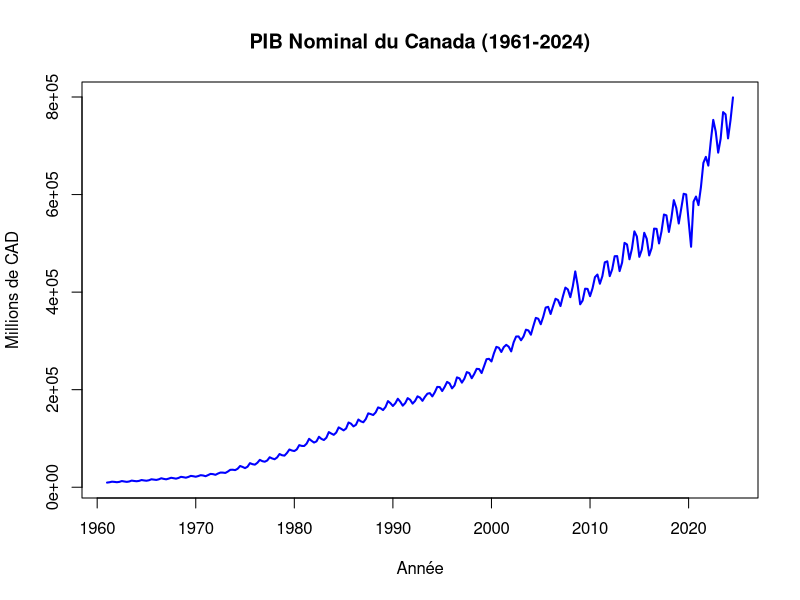
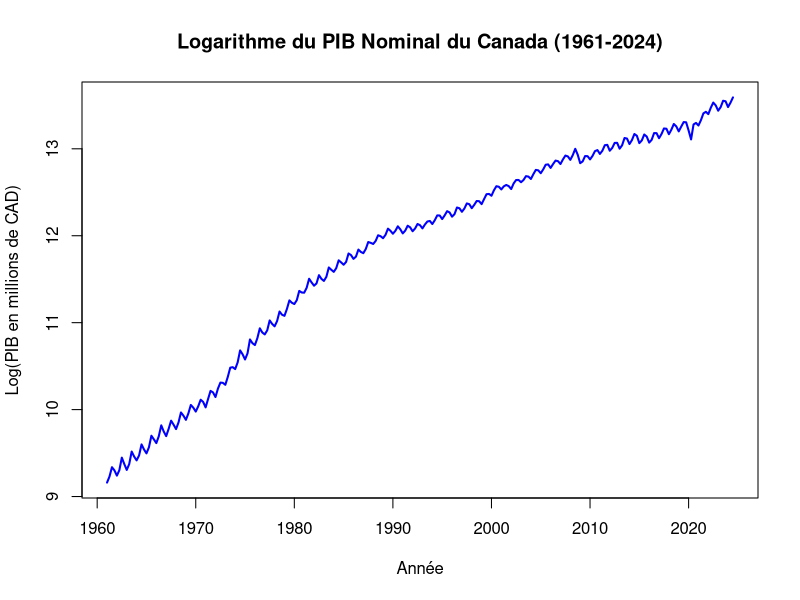
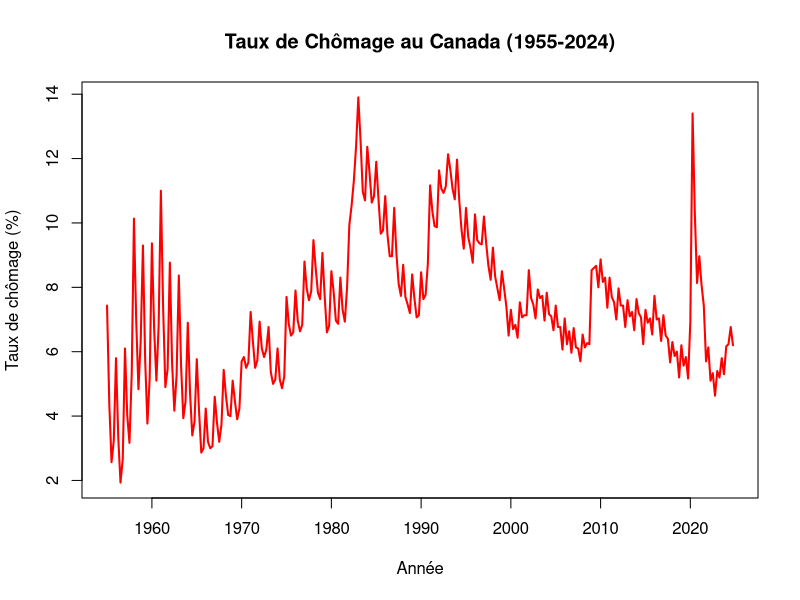
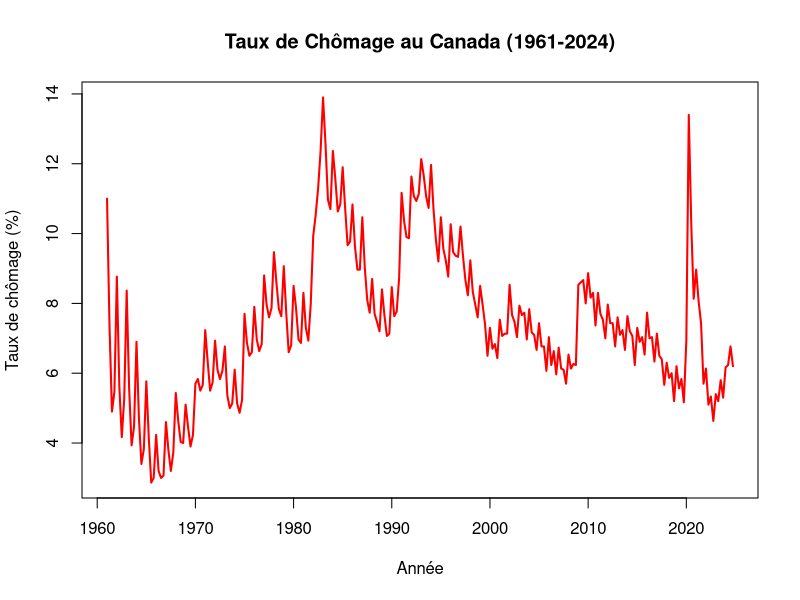
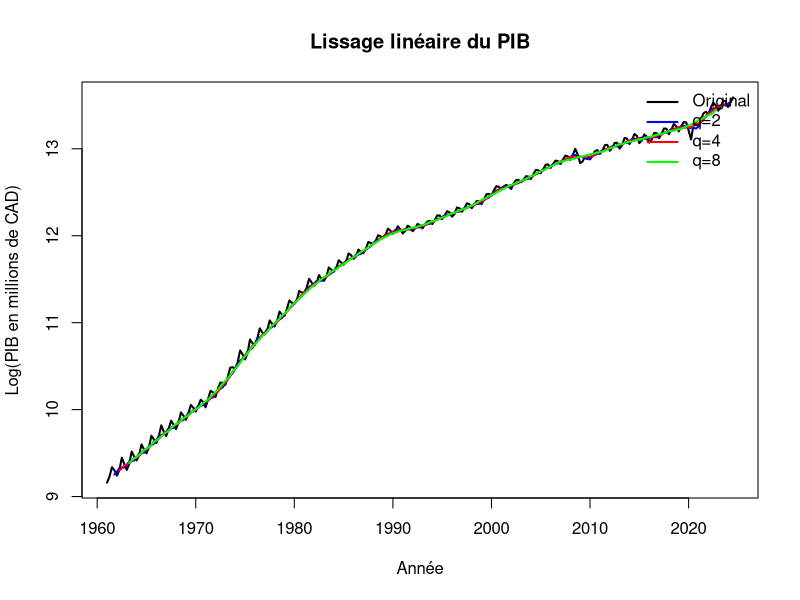
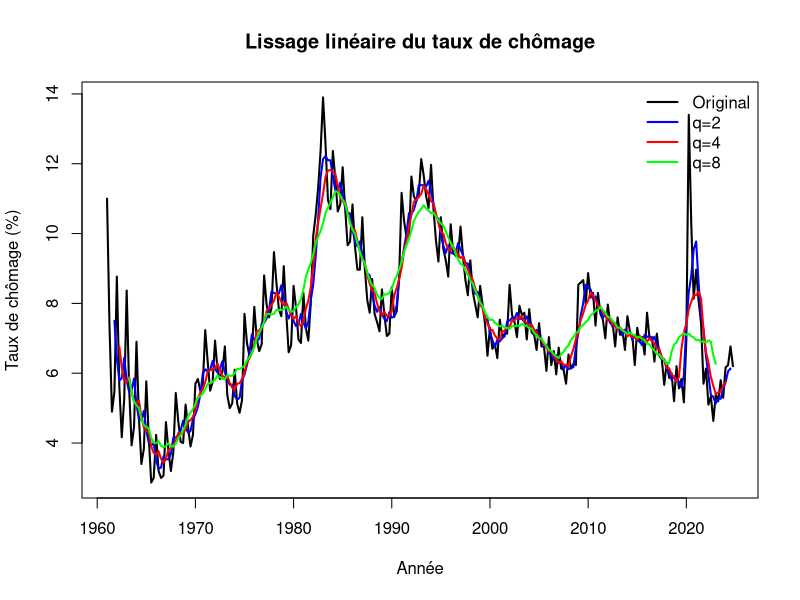
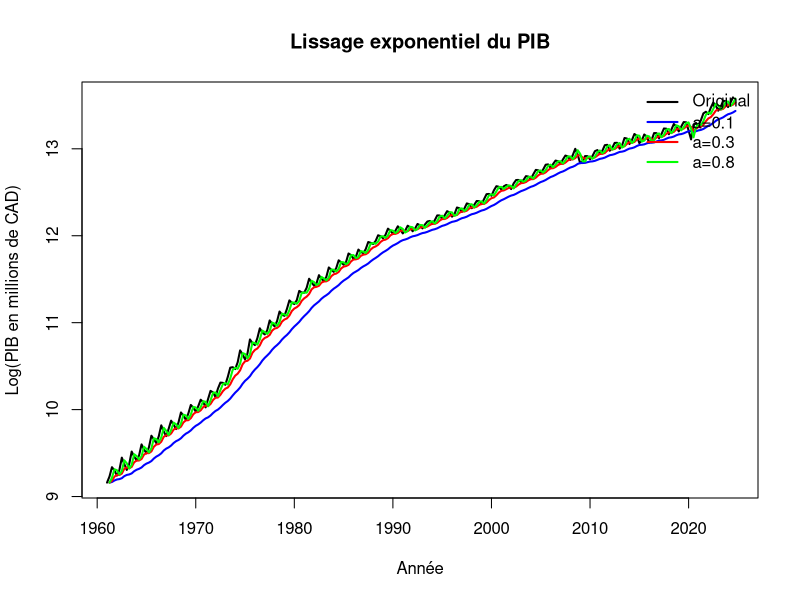
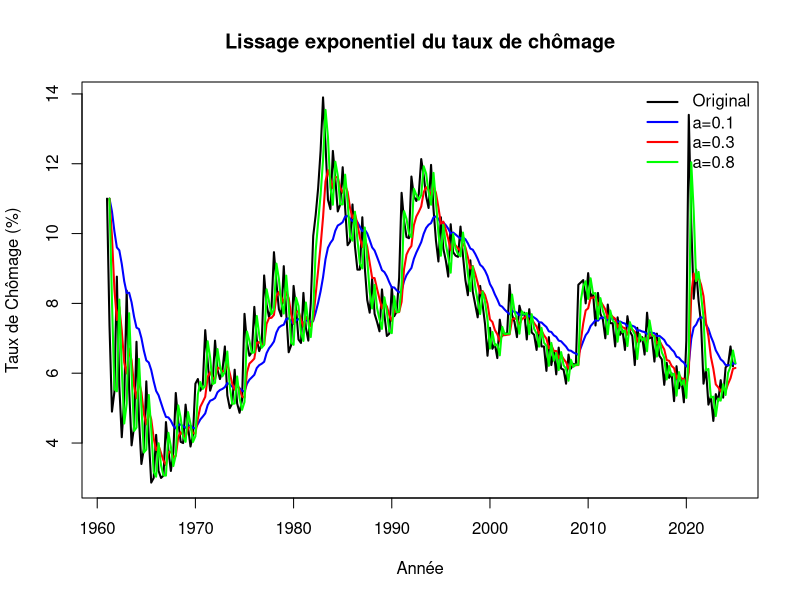

These figures' R source, in order:
## ---- chunk 1
data_gdp <- read.csv("NGDPNSAXDCCAQ.csv")

data_gdp$observation_date <- as.Date(data_gdp$observation_date)
gdp_ts <- ts( data_gdp$NGDPNSAXDCCAQ,
              start=c(1961,1),
              frequency = 4)
plot(gdp_ts, main = "PIB Nominal du Canada (1961-2024)",
     xlab = "Année", ylab = "Millions de CAD",
     col = "blue", lwd = 2)
## ---- chunk 2
data_gdp$log_gdp <- log(data_gdp$NGDPNSAXDCCAQ)

gdp_ts <- ts( data_gdp$log_gdp,
              start=c(1961,1),
              frequency = 4)
plot(gdp_ts, main = "Logarithme du PIB Nominal du Canada (1961-2024)",
     xlab = "Année", ylab = "Log(PIB en millions de CAD)",
     col = "blue", lwd = 2, type = "l")
## ---- chunk 3
summary_gdp <- data.frame(
 Statistique = c("Minimum", "1er Quartile", "Médiane", "Moyenne", "3ème Quartile", "Maximum","Écart-type"),
 Valeur = c(round(min(gdp_ts),2),
 round(quantile(gdp_ts, 0.25),2),
 round(median(gdp_ts),2),
 round(mean(gdp_ts),2),
 round(quantile(gdp_ts, 0.75),2),
 round(max(gdp_ts),2),
 round(sd(gdp_ts),2))
 )
data.frame(summary_gdp)

## ---- chunk 4
 # Valeurs manquantes
na_gdp <- sum(is.na(gdp_ts))
cat("Valeurs manquantes :",na_gdp)

## ---- chunk 5
data_unemp <- read.csv("LRUNTTTTCAQ156N.csv")

data_unemp$observation_date <- as.Date(data_unemp$observation_date)
unemp_ts <- ts( data_unemp$LRUNTTTTCAQ156N,
              start=c(1955,1),
              frequency = 4)
plot(unemp_ts, main = "Taux de Chômage au Canada (1955-2024)", 
     xlab = "Année", ylab = "Taux de chômage (%)",
     col = "red", lwd = 2, type = "l")
## ---- chunk 6
# Filtrer les données du taux de chômage pour ne garder que les observations de 1961 à 2024
data_unemp <- subset(data_unemp,observation_date >= "1961-01-01")
unemp_ts <- ts( data_unemp$LRUNTTTTCAQ156N,
              start=c(1961,1),
              frequency = 4)
plot(unemp_ts, main = "Taux de Chômage au Canada (1961-2024)", 
     xlab = "Année", ylab = "Taux de chômage (%)",
     col = "red", lwd = 2, type = "l")

## ---- chunk 7
# Statistiques descriptives du taux de chômage
summary_unemp <- data.frame(
 Statistique = c("Minimum", "1er Quartile", "Médiane", "Moyenne", "3ème Quartile", "Maximum","Écart-type"),
 Valeur = c(round(min(unemp_ts),2),
 round(quantile(unemp_ts, 0.25),2),
 round(median(unemp_ts),2),
 round(mean(unemp_ts),2),
 round(quantile(unemp_ts, 0.75),2),
 round(max(unemp_ts),2),
 round(sd(unemp_ts),2))
 )
data.frame(summary_unemp)

## ---- chunk 8
# Valeurs manquantes
na_unemp <- sum(is.na(unemp_ts))
cat("Valeurs manquantes :",na_unemp)

## ---- chunk 9
# Fonction de filtre par lissage linéaire
lissage_lineaire <- function(X, q) {
  N <- length(X)
  poids <- 1 / (2 * q + 1)
  indices <- (q+1):(N-q)
  X_filt <- rep(NA, N)
  for (i in indices) {
    X_filt[i] <- sum(X[(i-q):(i+q)] * poids)
  }
  return(X_filt)
}
## ---- chunk 10
# Création des séries lissées
lissage_q2 <- lissage_lineaire(gdp_ts, 2)
lissage_q4 <- lissage_lineaire(gdp_ts, 4)
lissage_q8 <- lissage_lineaire(gdp_ts, 8)

# Tracé du graphique avec la série originale et les trois courbes lissées
plot.ts(gdp_ts, 
        xlab = "Année", ylab = "Log(PIB en millions de CAD)", col = "black", 
        main = "Lissage linéaire du PIB", lwd = 2)

lines(ts(lissage_q2, start = c(1961, 2), frequency = 4), col = "blue", lwd = 2)
lines(ts(lissage_q4, start = c(1961, 2), frequency = 4), col = "red", lwd = 2)
lines(ts(lissage_q8, start = c(1961, 2), frequency = 4), col = "green", lwd = 2)

# Ajout de la légende
legend("topright", legend = c("Original", expression(paste(q,"=2")), 
                              expression(paste(q,"=4")), expression(paste(q,"=8"))),
       col = c("black", "blue", "red", "green"), lwd = 2, bty = "n")
## ---- chunk 11
# Création des séries lissées
lissage_q2 <- lissage_lineaire(unemp_ts, 2)
lissage_q4 <- lissage_lineaire(unemp_ts, 4)
lissage_q8 <- lissage_lineaire(unemp_ts, 8)

# Tracé du graphique avec la série originale et les trois courbes lissées
plot.ts(unemp_ts, 
        xlab = "Année", ylab = "Taux de chômage (%)", col = "black", 
        main = "Lissage linéaire du taux de chômage", lwd = 2)

lines(ts(lissage_q2, start = c(1961, 2), frequency = 4), col = "blue", lwd = 2)
lines(ts(lissage_q4, start = c(1961, 2), frequency = 4), col = "red", lwd = 2)
lines(ts(lissage_q8, start = c(1961, 2), frequency = 4), col = "green", lwd = 2)

# Ajout de la légende
legend("topright", legend = c("Original", "q=2", "q=4", "q=8"), 
       col = c("black", "blue", "red", "green"), lwd = 2, bty = "n")
## ---- chunk 12
# Fonction de filtre par lissage exponentiel
ExpSmooth <- function(x, alpha) {
  # Vérifier si alpha est dans une plage valide
  if (alpha <= 0 || alpha > 1)
  stop("alpha doit être compris entre 0 et 1.")
  # Pré-allouer et initialiser
  n <- length(x)
  Data <- numeric(n)
  Data[1] <- x[1]
  # Calculer les valeurs lissées de manière récursive
  for (i in 2:n) {
    Data[i] <- alpha * x[i] + (1 - alpha) * Data[i - 1]
  }
  return(Data)
}
## ---- chunk 13

# Création des séries lissées
exp_smooth_gdp_a1 <- ExpSmooth(gdp_ts, 0.1)
exp_smooth_gdp_a3 <- ExpSmooth(gdp_ts, 0.3)
exp_smooth_gdp_a8 <- ExpSmooth(gdp_ts, 0.8)

# Tracé du graphique avec la série originale et les trois courbes lissées
plot.ts(gdp_ts, 
        xlab = "Année", ylab = "Log(PIB en millions de CAD)", col = "black", 
        main = "Lissage exponentiel du PIB", lwd = 2)

lines(ts(exp_smooth_gdp_a1, start = c(1961, 2), frequency = 4), col = "blue", lwd = 2)
lines(ts(exp_smooth_gdp_a3, start = c(1961, 2), frequency = 4), col = "red", lwd = 2)
lines(ts(exp_smooth_gdp_a8, start = c(1961, 2), frequency = 4), col = "green", lwd = 2)

# Ajout de la légende
legend("topright", legend = c("Original", expression(paste(a,"=0.1")),
                              expression(paste(a,"=0.3")),
                              expression(paste(a,"=0.8"))),
       col = c("black", "blue", "red", "green"), lwd = 2, bty = "n")

## ---- chunk 14

# Création des séries lissées
exp_smooth_a1 <- ExpSmooth(unemp_ts, 0.1)
exp_smooth_a3 <- ExpSmooth(unemp_ts, 0.3)
exp_smooth_a8 <- ExpSmooth(unemp_ts, 0.8)

# Tracé du graphique avec la série originale et les trois courbes lissées
plot.ts(unemp_ts, 
        xlab = "Année", ylab = "Taux de Chômage (%)", col = "black", 
        main = "Lissage exponentiel du taux de chômage", lwd = 2)

lines(ts(exp_smooth_a1, start = c(1961, 2), frequency = 4), col = "blue", lwd = 2)
lines(ts(exp_smooth_a3, start = c(1961, 2), frequency = 4), col = "red", lwd = 2)
lines(ts(exp_smooth_a8, start = c(1961, 2), frequency = 4), col = "green", lwd = 2)

# Ajout de la légende
legend("topright", legend = c("Original", expression(paste(a,"=0.1")),
                              expression(paste(a,"=0.3")),
                              expression(paste(a,"=0.8"))),
       col = c("black", "blue", "red", "green"), lwd = 2, bty = "n")

## ---- chunk 15
# Résidus lissage linéaire
resid_lin_2=gdp_ts-lissage_lineaire(gdp_ts,4)

plot(resid_lin_2, xlab = "Année", ylab = "Résidus linéaires", main = "Résidus du lissage linéaire du PIB", col = "blue", type = "l")
abline(h = 0, col = "red", lty = 2) # Ajout d'une ligne horizontale à 0 # Affichage des résidus
## ---- chunk 16
cat ("Moyenne des résidus du lissage linéaire : ", mean(na.omit(resid_lin_2)),"\n" ) # Moyenne des résidus
## ---- chunk 17
# Résidus lissage exponentiel
resid_exp_2=gdp_ts-ExpSmooth(gdp_ts,0.3)

plot(resid_exp_2, xlab = "Année", ylab = "Résidus linéaires", main = "Résidus du lissage exponentiel du PIB", col = "blue", type = "l")
abline(h = 0, col = "red", lty = 2) # Ajout d'une ligne horizontale à 0 # Affichage des résidus
## ---- chunk 18
cat ("Moyenne des résidus du lissage exponentiel : ",mean(resid_exp_2), "\n")  # Moyenne des résidus
## ---- chunk 19
# Résidus lissage linéaire
resid_lin_1=unemp_ts-lissage_lineaire(unemp_ts,4)

plot(resid_lin_1, xlab = "Année", ylab = "Résidus linéaires", main = "Résidus du lissage linéaire du taux de chômage", col = "blue", type = "l")
abline(h = 0, col = "red", lty = 2) # Ajout d'une ligne horizontale à 0

## ---- chunk 20
cat("Moyenne des résidus du lissage linéaire : ", mean(na.omit(resid_lin_1)), "\n")

## ---- chunk 21
# Résidus lissage exponentiel
resid_exp_1=unemp_ts-ExpSmooth(unemp_ts,0.3)

plot(resid_exp_1, xlab = "Année", ylab = "Résidus exponentiels", main = "Résidus du lissage exponentiel du taux de chômage", col = "green", type = "l")
abline(h = 0, col = "red", lty = 2) # Ajout d'une ligne horizontale à 0

#Affichage des résidus
## ---- chunk 22
cat ("Moyenne des résidus du lissage exponentiel du taux de chômage :",mean(resid_exp_1),  "\n") # Moyenne des résidus
## ---- chunk 23
# Série 2 filtrée
TS2_filtered = lissage_lineaire(gdp_ts,4)

plot(TS2_filtered, xlab = "Année", ylab = "PIB (filtré)", 
     main = "Série du PIB après lissage linéaire", col = "blue", type = "l")
## ---- chunk 24
TS2_residual = gdp_ts-TS2_filtered
cat("La moyenne des résidus est :",mean(na.omit(TS2_residual)),"et la variance des résidus est :",var(na.omit(TS2_residual)))
## ---- chunk 25
# Série 1 filtrée 
TS1_filtered = lissage_lineaire(unemp_ts,4)
# Série filtrée du taux de chômage
plot(TS1_filtered, xlab = "Année", ylab = "Taux de chômage (filtré)", 
     main = "Série du taux de chômage après lissage linéaire", col = "red", type = "l")
## ---- chunk 26
TS1_residual=unemp_ts-TS1_filtered
cat("La moyenne des résidus est :",mean(na.omit(TS1_residual)),"et la variance des résidus est :",var(na.omit(TS1_residual)))
## ---- chunk 27
plot(TS1_residual, xlab = "Année", ylab = "Résidus", 
     main = "Résidus du modèle pour le PIB", col = "red", type = "l")
abline(h=0, col="black", lty=2) # Ligne horizontale à 0
## ---- chunk 28
plot(TS2_residual, xlab = "Année", ylab = "Résidus", 
     main = "Résidus du modèle pour le taux de chômage", col = "blue", type = "l")
abline(h=0, col="black", lty=2)
## ---- chunk 29
diff1_gdp <- diff(data_gdp$log_gdp)

plot(data_gdp$observation_date[-c(1)], diff1_gdp, type="l", col="blue",
    xlab="Année", ylab="Diff(PIB)", main="Différenciation Ordre 1")

## ---- chunk 30
diff4_gdp <- diff(data_gdp$log_gdp, 4)
plot(data_gdp$observation_date[-(1:4)], diff4_gdp, type="l", col="blue",
    xlab="Année", ylab="Diff(PIB)", main="Différenciation Ordre 4")
## ---- chunk 31
diff_gdp=diff(diff4_gdp)
plot(data_gdp$observation_date[-(1:5)], diff_gdp, type="l", col="blue",
    xlab="Année", ylab="Diff(PIB)", main="Différenciation Ordre 4+1")
## ---- chunk 32
diff1_unemp <- diff(data_unemp$LRUNTTTTCAQ156N)

plot(data_unemp$observation_date[-c(1)], diff1_unemp, type="l", col="red",
    xlab="Année", ylab="Diff(Chômage)", main="Différenciation Ordre 1")
## ---- chunk 33
diff4_unemp <- diff(data_unemp$LRUNTTTTCAQ156N,4)
plot(data_unemp$observation_date[-c(1:4)], diff4_unemp, type="l", col="red",
    xlab="Année", ylab="Diff(Chômage)", main="Différenciation Ordre 4")
## ---- chunk 34
diff_unemp <- diff(diff4_unemp)
plot(data_unemp$observation_date[-c(1:5)], diff_unemp, type="l", col="red",
    xlab="Année", ylab="Diff(Chômage)", main="Différenciation d'ordre 4 + 1")
## ---- chunk 35
cat("Moyenne de la différenciation d'Ordre 5 du PIB :", mean(diff_gdp), "\n")
cat("Variance de la différenciation d'Ordre 5 du PIB :", var(diff_gdp), "\n")
cat("Moyenne de la différenciation d'Ordre 5 du Chômage :", mean(diff_unemp), "\n")
cat("Variance de la différenciation d'Ordre 5 du Chômage :", var(diff_unemp), "\n")


## ---- chunk 36
# Fonction complètement manuelle pour le test de Ljung-Box
custom_ljung_box <- function(residuals, h) {
  n <- length(residuals)
  mean_resid <- mean(residuals)
  
  # Calcul manuel des autocorrélations
  acf_values <- numeric(h)
  for (k in 1:h) {
    numerator <- 0
    denominator <- 0
    for (t in (k+1):n) {
      numerator <- numerator + (residuals[t] - mean_resid) * (residuals[t-k] - mean_resid)
    }
    for (t in 1:n) {
      denominator <- denominator + (residuals[t] - mean_resid)^2
    }
    acf_values[k] <- numerator / denominator
  }
  
  # Calcul de la statistique Q
  Q <- n * (n + 2) * sum(acf_values^2 / (n - 1:h))
  
  # Calcul manuel de la p-value (approximation Khi-deux)
  df <- h
  x <- Q
  p_value <- exp(-x/2) * (x/2)^(df/2) / (2 * gamma(df/2)) # Fonction de densité
  p_value <- 1 - p_value # Approximation pour la fonction de répartition
  
  return(list(Q = Q, p_value = p_value))
}

## ---- chunk 37
lb_test_gdp <-custom_ljung_box(diff_gdp, h = 1)
cat("Statistique Q :", lb_test_gdp$Q, "| p-value :", lb_test_gdp$p_value)
## ---- chunk 38
lb_test_unemp <-custom_ljung_box(diff_unemp, h = 1)
cat("Statistique Q :", lb_test_unemp$Q, "| p-value :", lb_test_unemp$p_value)
## ---- chunk 39
par(mfrow = c(1,2))
plot(data_gdp$observation_date[-(1:5)], diff_gdp, type="l", col="blue",
    xlab="Année", ylab="Diff(PIB)", main="Différenciation Ordre 4 +1")

plot(data_unemp$observation_date[-c(1:5)], diff_unemp, type="l", col="red",
    xlab="Année", ylab="Diff(Chômage)", main="Différenciation Ordre 4 + 1")
## ---- chunk 40
#Fonction d'autocorrélation
autocorr <- function(X, hmax){
  N <- length(X)
  hmax <- min(hmax,N-1)
  autocorr <- rep(0,hmax + 1)
  for(h in 0:hmax){
    autocorr[h+1] <- cor(X[1:(N-h)],X[(h+1):N])
  }
  return(autocorr)
}

h_max=20
n= length(diff_gdp)
# Calcul des autocorrélations
acf_result <- acf(diff_gdp, lag.max = h_max, plot = FALSE)
acf_values <- acf_result$acf[-1]  # On enlève h=0 qui est toujours 1

# Initialisation des vecteurs pour les statistiques de Ljung-Box et IC
Q_lb <- numeric(h_max)
p_values <- numeric(h_max)
lower_conf <- numeric(h_max)
upper_conf <- numeric(h_max)

# Calcul du test de Ljung-Box et des IC pour chaque lag
for (h in 1:h_max) {
  Q_lb[h] <- n * (n + 2) * sum(acf_values[1:h]^2 / (n - (1:h)))  # Statistique de Ljung-Box
  p_values[h] <- 1 - pchisq(Q_lb[h], df = h)  # p-value associée
  chi_crit <- qchisq(0.975, df = h)  # Quantile 97.5% de la loi Khi²
  lower_conf[h] <- -sqrt(chi_crit / n)
  upper_conf[h] <- sqrt(chi_crit / n)
  
}


significant <- (acf_values < lower_conf) | (acf_values > upper_conf)

# Tracé du graphique avec tous les points et intervalles de confiance
par(mfrow = c(1, 1))
plot(1:h_max, acf_values, type = "h", lwd = 2, col = ifelse(significant, "red", "blue"),
     main = "Autocorrélation avec Intervalles de Confiance", 
     xlab = "h", ylab = expression(paste(gamma,"(h)")), ylim = c(-1,1))
abline(h = 0, col = "black", lty = 2)  # Ligne horizontale pour 0

# Ajouter les intervalles de confiance sous forme de lignes horizontales
lines(1:h_max, lower_conf, col = "red", lty = 2)
lines(1:h_max, upper_conf, col = "red", lty = 2)

# Ajouter les points colorés
points(1:h_max, acf_values, pch = 16, col = ifelse(significant, "red", "blue"))

# Affichage des intervalles de confiance sous forme de segments verticaux
arrows(1:h_max, lower_conf, 1:h_max, upper_conf, angle = 90, code = 3, length = 0.05, col = "darkgray")
## ---- chunk 41
h_max=20
n= length(diff_unemp)
# Calcul des autocorrélations
acf_result <- acf(diff_unemp, lag.max = h_max, plot = FALSE)
acf_values <- acf_result$acf[-1]  # On enlève h=0 qui est toujours 1

# Initialisation des vecteurs pour les statistiques de Ljung-Box et IC
Q_lb <- numeric(h_max)
p_values <- numeric(h_max)
lower_conf <- numeric(h_max)
upper_conf <- numeric(h_max)

# Calcul du test de Ljung-Box et des IC pour chaque lag
for (h in 1:h_max) {
  Q_lb[h] <- n * (n + 2) * sum(acf_values[1:h]^2 / (n - (1:h)))  # Statistique de Ljung-Box
  p_values[h] <- 1 - pchisq(Q_lb[h], df = h)  # p-value associée
  chi_crit <- qchisq(0.975, df = h)  # Quantile 97.5% de la loi Khi²
  lower_conf[h] <- -sqrt(chi_crit / n)
  upper_conf[h] <- sqrt(chi_crit / n)
  
}


significant <- (acf_values < lower_conf) | (acf_values > upper_conf)

# Tracé du graphique avec tous les points et intervalles de confiance
par(mfrow = c(1, 1))
plot(1:h_max, acf_values, type = "h", lwd = 2, col = ifelse(significant, "red", "blue"),
     main = "Autocorrélation avec Intervalles de Confiance", 
     xlab = "h", ylab = expression(paste(gamma,"(h)")), ylim = c(-1,1))
abline(h = 0, col = "black", lty = 2)  # Ligne horizontale pour 0

# Ajouter les intervalles de confiance sous forme de lignes horizontales
lines(1:h_max, lower_conf, col = "red", lty = 2)
lines(1:h_max, upper_conf, col = "red", lty = 2)

# Ajouter les points colorés
points(1:h_max, acf_values, pch = 16, col = ifelse(significant, "red", "blue"))

# Affichage des intervalles de confiance sous forme de segments verticaux
arrows(1:h_max, lower_conf, 1:h_max, upper_conf, angle = 90, code = 3, length = 0.05, col = "darkgray")
## ---- chunk 42
# Fonction pour calculer l'ACF
compute_acf <- function(series, lags) {
  n <- length(series)
  mean_series <- mean(series)
  var_series <- var(series)
  acf_values <- numeric(lags + 1)
  
  for (h in 0:lags) {
    num <- sum((series[1:(n-h)] - mean_series) * (series[(h+1):n] - mean_series))
    acf_values[h + 1] <- num / ((n - h) * var_series)
  }
  
  return(acf_values)
}

# Fonction pour calculer la PACF en utilisant la méthode de Durbin-Levinson
compute_pacf <- function(series, lags) {
  pacf_values <- numeric(lags + 1)
  pacf_values[1] <- 1
  
  for (h in 1:lags) {
    acf_values <- compute_acf(series, h)
    R <- matrix(0, nrow = h, ncol = h)
    r <- acf_values[2:(h+1)]
    
    for (i in 1:h) {
      for (j in 1:h) {
        if (abs(i - j) == 0) {
          R[i, j] <- 1
        } else {
          R[i, j] <- acf_values[abs(i - j) + 1]
        }
      }
    }
    
    phi <- solve(R, r)
    pacf_values[h + 1] <- phi[h]
  }
  
  return(pacf_values)
}

# Fonction pour calculer les seuils de significativité
compute_confidence_intervals <- function(n, alpha) {
  return(qnorm((1 + alpha) / 2) / sqrt(n))
}

# Fonction pour tracer l'ACF et la PACF avec intervalles de confiance
compute_acf_pacf <- function(series, lags = 20, alpha_levels = c(0.9, 0.95, 0.99), acf_main = 'Autocorrélation (ACF)', pacf_main = 'Autocorrélation partielle (PACF)') {
  acf_values <- compute_acf(series, lags)
  pacf_values <- compute_pacf(series, lags)
  n <- length(series)
  colors <- c('blue', 'green', 'purple')
  
  par(mfrow = c(1, 2))
  
  # Tracer l'ACF avec intervalles de confiance
  plot(0:lags, acf_values, type = 'h', main = acf_main, xlab = 'Lag', ylab = 'ACF')
  abline(h = 0, col = 'red')
  
  for (i in seq_along(alpha_levels)) {
    threshold <- compute_confidence_intervals(n, alpha_levels[i])
    abline(h = c(-threshold, threshold), col = colors[i], lty = 2)
  }
  legend('topright', legend = paste0('IC ', alpha_levels * 100, '%'), col = colors, lty = 2, title = 'Intervalles de confiance')
  
  # Tracer la PACF avec intervalles de confiance
  plot(0:lags, pacf_values, type = 'h', main = pacf_main, xlab = 'Lag', ylab = 'PACF')
  abline(h = 0, col = 'red')
  
  for (i in seq_along(alpha_levels)) {
    threshold <- compute_confidence_intervals(n, alpha_levels[i])
    abline(h = c(-threshold, threshold), col = colors[i], lty = 2)
  }
  legend('topright', legend = paste0('IC ', alpha_levels * 100, '%'), col = colors, lty = 2, title = 'Intervalles de confiance')
}

## ---- chunk 43
compute_acf_pacf(diff_gdp,20, acf_main = "Série différenciée du PIB", pacf_main = "Série différenciée du PIB")

## ---- chunk 44
compute_acf_pacf(diff_unemp,20, acf_main = "Série différenciée du Chômage", pacf_main = "Série différenciée du Chômage")
## ---- chunk 45

train_size <- round(0.8 * length(diff_gdp)) # 80% pour l’entraînement

train_gdp <- diff_gdp[1:train_size]
test_gdp <- diff_gdp[(train_size + 1):length(diff_gdp)]

train_unemp <- diff_unemp[1:train_size]
test_unemp <- diff_unemp[(train_size + 1):length(diff_unemp)]


## ---- chunk 46
library(stats) #(a enlever )
# include=FALSE
# Estimation du modèle ARMA(4,4) pour le PIB
model_gdp_44 <- arima(train_gdp, order = c(4,0,4), method = "ML")

model_gdp_44
cat("BIC gdp:", BIC(model_gdp_44), "\n")

## ---- chunk 47
plot_acf <- function(series, lags = 20, alpha_levels = 0.95, main_title = "Autocorrélation (ACF)") {
  acf_values <- compute_acf(series, lags)
  n <- length(series)
  colors <- "blue"
  
  plot(0:lags, acf_values, type = "h", main = main_title, xlab = "Lag", ylab = "ACF", ylim = c(-1, 1))
  abline(h = 0, col = "red")
  
  for (i in seq_along(alpha_levels)) {
    threshold <- compute_confidence_intervals(n, alpha_levels[i])
    abline(h = c(-threshold, threshold), col = colors[i], lty = 2)
  }
  
  legend("topright", legend = paste0("IC ", alpha_levels * 100, "%"), col = colors, lty = 2, title = "Intervalle de confiance")
}

## ---- chunk 48

plot_acf(residuals(model_gdp_44), main_title = "ACF des Résidus du Modèle ARMA(4,4) - PIB")
## ---- chunk 49
# Test de Ljung-Box pour vérifier l'indépendance des résidus
lb_test_gdp <- custom_ljung_box(residuals(model_gdp_44),20)
cat("Statistique Q :", lb_test_gdp$Q, "| p-value :", lb_test_gdp$p_value)
## ---- chunk 50
# Fonction pour compter les turning points
turning_points_test <- function(x) {
  n <- length(x)
  tp <- sum(diff(sign(diff(x))) != 0, na.rm = TRUE)
  mu <- 2 * (n - 2) / 3
  sigma <- sqrt((16 * n - 29) / 90)
  z <- (tp - mu) / sigma
  pval <- 2 * pnorm(-abs(z))
  return(list(turning_points = tp, z = z, p.value = pval))
}

# Application aux résidus
tp_test <- turning_points_test(residuals(model_gdp_44))
cat("Turning Points:", tp_test$turning_points, "| z-score:", tp_test$z, "| p-value:", tp_test$p.value)
## ---- chunk 51
model_gdp_34 <- arima(train_gdp, order = c(3, 0, 4), method = "ML")
model_gdp_34
cat("BIC gdp:", BIC(model_gdp_34), "\n")  # Comparer avec -1045.219 (BIC original)
## ---- chunk 52

plot_acf(residuals(model_gdp_34), main_title ="ACF des Résidus du Modèle ARMA(3,4) - PIB")

## ---- chunk 53
# Test de Ljung-Box pour vérifier l'indépendance des résidus
lb_test_gdp <- custom_ljung_box(residuals(model_gdp_34),20)
cat("Statistique Q :", lb_test_gdp$Q, "| p-value :", lb_test_gdp$p_value)
## ---- chunk 54
# Application aux résidus
tp_test <- turning_points_test(residuals(model_gdp_34))
cat("Turning Points:", tp_test$turning_points, "| z-score:", tp_test$z, "| p-value:", tp_test$p.value)
## ---- chunk 55
# Estimation du modèle ARMA(4,4) pour le taux de chômage
model_unemp_44 <- arima(train_unemp, order = c(4,0,4), method = "ML")
model_unemp_44
BIC_value <- BIC(model_unemp_44)
cat("BIC unemp:", BIC_value, "\n")

## ---- chunk 56

plot_acf(residuals(model_unemp_44), main_title = "ACF des Résidus du Modèle ARMA(4,4) - Chômage" )

## ---- chunk 57
lb_test_gdp <- custom_ljung_box(residuals(model_unemp_44),20)
cat("Statistique Q :", lb_test_gdp$Q, "| p-value :", lb_test_gdp$p_value)
## ---- chunk 58
tp_test <- turning_points_test(residuals(model_unemp_44))
cat("Turning Points:", tp_test$turning_points, "| z-score:", tp_test$z, "| p-value:", tp_test$p.value)
## ---- chunk 59
model_unemp_14 <- arima(train_unemp, order = c(1, 0, 4), method = "ML")  # MA(4) seul
model_unemp_14

cat("BIC unemp:", BIC(model_unemp_14), "\n") # Comparer avec 268.5994
## ---- chunk 60

plot_acf(residuals(model_unemp_14), main_title="ACF des Résidus du Modèle ARMA(1,4) - Chômage")
         
## ---- chunk 61
# Test de Ljung-Box pour vérifier l'indépendance des résidus
lb_test_unemp <- custom_ljung_box(residuals(model_unemp_14),20)
cat("Statistique Q :", lb_test_unemp$Q, "| p-value :", lb_test_unemp$p_value)
## ---- chunk 62
tp_test <- turning_points_test(residuals(model_unemp_14))
cat("Turning Points:", tp_test$turning_points, "| z-score:", tp_test$z, "| p-value:", tp_test$p.value)
## ---- chunk 63
extract_model_info <- function(model) {
  coefs <- coef(model)
  errors <- sqrt(diag(vcov(model)))
  
  result <- data.frame(
    Parameter = names(coefs),
    Estimate = round(coefs, 4),
    StdError = round(errors, 4)
  )
  
  return(result)
}

# Extraction des informations pour les modèles PIB
pib_44 <- extract_model_info(model_gdp_44)
pib_34 <- extract_model_info(model_gdp_34)

# Fusion des modèles PIB en un seul tableau
pib_models <- merge(pib_44, pib_34, by = "Parameter", all = TRUE, suffixes = c("_PIB_ARMA(4,4)", "_PIB_ARMA(3,4)"))

# Extraction des informations pour les modèles du taux de chômage
unemp_44 <- extract_model_info(model_unemp_44)
unemp_14 <- extract_model_info(model_unemp_14)

# Fusion des modèles du taux de chômage en un seul tableau
unemp_models <- merge(unemp_44, unemp_14, by = "Parameter", all = TRUE, suffixes = c("_Unemp_ARMA(4,4)", "_Unemp_ARMA(1,4)"))

# Affichage des tableaux
print(pib_models, row.names = FALSE)


## ---- chunk 64
print(unemp_models, row.names = FALSE)
## ---- chunk 65
# Fonction pour calculer l'AIC et le BIC sur entraînement et test
compute_aic_bic <- function(model, train_data, test_data) {
  # (1) AIC et BIC sur entraînement
  aic_train <- AIC(model)
  bic_train <- BIC(model)
  
  # (2) Calcul du log-vraisemblance sur test
  residuals_test <- test_data - predict(model, n.ahead = length(test_data))$pred
  sigma2_test <- var(residuals_test)  # Variance des résidus
  loglik_test <- -0.5 * length(test_data) * log(2 * pi * sigma2_test) - sum(residuals_test^2) / (2 * sigma2_test)
  
  # Nombre de paramètres
  k <- length(coef(model))
  
  # AIC et BIC sur test
  aic_test <- -2 * loglik_test + 2 * k
  bic_test <- -2 * loglik_test + log(length(test_data)) * k
  
  return(c(AIC_train = aic_train, BIC_train = bic_train, AIC_test = aic_test, BIC_test = bic_test))
}

# Calcul des critères pour chaque modèle
stats_gdp_44 <- compute_aic_bic(model_gdp_44, train_gdp, test_gdp)
stats_gdp_34 <- compute_aic_bic(model_gdp_34, train_gdp, test_gdp)
stats_unemp_44 <- compute_aic_bic(model_unemp_44, train_unemp, test_unemp)
stats_unemp_14 <- compute_aic_bic(model_unemp_14, train_unemp, test_unemp)



# Affichage des résultats
print("AIC et BIC pour entraînement et test :")
print(data.frame(Model = c("PIB ARMA(4,4)", "PIB ARMA(3,4)", "Unemp ARMA(4,4)", "Unemp ARMA(1,4)"),
                 AIC_Train = c(stats_gdp_44["AIC_train"], stats_gdp_34["AIC_train"], stats_unemp_44["AIC_train"], stats_unemp_14["AIC_train"]),
                 BIC_Train = c(stats_gdp_44["BIC_train"], stats_gdp_34["BIC_train"], stats_unemp_44["BIC_train"], stats_unemp_14["BIC_train"]),
                 AIC_Test = c(stats_gdp_44["AIC_test"], stats_gdp_34["AIC_test"], stats_unemp_44["AIC_test"], stats_unemp_14["AIC_test"]),
                 BIC_Test = c(stats_gdp_44["BIC_test"], stats_gdp_34["BIC_test"], stats_unemp_44["BIC_test"], stats_unemp_14["BIC_test"])))


## ---- chunk 66
# (2) Test du ratio de vraisemblance entre deux modèles
lr_test <- function(model1, model2) {
  L1 <- logLik(model1)
  L2 <- logLik(model2)
  test_stat <- -2 * (L2 - L1)
  df <- abs(length(coef(model1)) - length(coef(model2)))  # Différence de paramètres
  p_value <- 1 - pchisq(test_stat, df)
  return(c(Statistic = test_stat, p_value = p_value))
}

# Comparaison seulement entre PIB_ARMA(4,4) et PIB_ARMA(3,4)
lr_gdp_44_34 <- lr_test(model_gdp_44, model_gdp_34)

# Comparaison entre Unemp_ARMA(4,4) et Unemp_ARMA(1,4)
lr_unemp_44_14 <- lr_test(model_unemp_44, model_unemp_14)

# Affichage des résultats du test du ratio de vraisemblance
print("Test du ratio de vraisemblance :")
print(data.frame(Model_1 = c("PIB_ARMA(4,4)", "Unemp_ARMA(4,4)"),
                 Model_2 = c("PIB_ARMA(3,4)", "Unemp_ARMA(1,4)"),
                 Statistic = c(lr_gdp_44_34["Statistic"], lr_unemp_44_14["Statistic"]),
                 p_value = c(lr_gdp_44_34["p_value"], lr_unemp_44_14["p_value"])))

## ---- chunk 67
# Fonction pour évaluer les modèles
evaluer_modeles <- function(model, train, test, nom_serie, ordre) {
  fitted_values <- fitted(model)
  predictions <- predict(model, n.ahead = length(test))$pred
  
  data.frame(
    Série = nom_serie,
    Modèle = paste0("ARMA(", ordre[1], ",", ordre[2], ")"),
    MSE_Train = mean((train - fitted_values)^2),
    MSE_Test = mean((test - predictions)^2)
  )
}

# Évaluation des modèles PIB (sans ARMA(2,2))
results_pib <- rbind(
  evaluer_modeles(model_gdp_44, train_gdp, test_gdp, "PIB", c(4,4)),
  evaluer_modeles(model_gdp_34, train_gdp, test_gdp, "PIB", c(3,4))
)

# Évaluation des modèles Chômage
results_unemp <- rbind(
  evaluer_modeles(model_unemp_44, train_unemp, test_unemp, "Chômage", c(4,4)),
  evaluer_modeles(model_unemp_14, train_unemp, test_unemp, "Chômage", c(1,4))
)

# Combinaison des résultats
results_finaux <- rbind(results_pib, results_unemp)

# Affichage professionnel
cat("\nAnalyse Comparative des Performances Prédictives\n")
cat("==============================================\n")
cat("Modèles PIB:\n")
print(subset(results_finaux, Série == "PIB"), row.names = FALSE)
cat("\nModèles Chômage:\n")
print(subset(results_finaux, Série == "Chômage"), row.names = FALSE)


## ---- chunk 68
# Fonction personnalisée inspirée de l'algorithme des innovations (simplifiée)
compute_innovations <- function(model, series) {
  residuals <- residuals(model)
  sigma <- sqrt(model$sigma2)  # Écart-type des résidus
  innovations <- residuals / sigma  # Standardisation
  return(innovations)
}

# Calcul des innovations pour chaque modèle
innov_gdp <- compute_innovations(model_gdp_34, gdp_series)
innov_unemp <- compute_innovations(model_unemp_14, unemp_series)

# Visualisation des propriétés des innovations
plot(innov_gdp, type = "l", main = "Innovations du PIB")

## ---- chunk 69
plot(innov_unemp, type = "l", main = "Innovations du Chômage")
## ---- chunk 70
# 1. Calcul des statistiques descriptives de base
cat("=== Statistiques descriptives des innovations ===\n")

# Pour le PIB
cat("\nInnovations du PIB (ARMA(3,4)):\n")
cat("Moyenne :", round(mean(innov_gdp), 4), "\n")
cat("Variance :", round(var(innov_gdp), 4), "\n")
cat("Écart-type :", round(sd(innov_gdp), 4), "\n")

# Pour le chômage
cat("\nInnovations du chômage (ARMA(1,4)):\n")
cat("Moyenne :", round(mean(innov_unemp), 4), "\n")
cat("Variance :", round(var(innov_unemp), 4), "\n")
cat("Écart-type :", round(sd(innov_unemp), 4), "\n")

# 3. Tests d'autocorrélation (Ljung-Box)
cat("\n=== Tests d'autocorrélation (Ljung-Box) ===\n")
lags_to_test <- c(5, 10, 15,20) 

cat("\nPIB - Tests Ljung-Box:\n")
for (lag in lags_to_test) {
  test_result <- custom_ljung_box(innov_gdp, lag)
  cat(paste0("Retard ", lag, ": p-value = ", round(test_result$p_value, 4), "\n"))
}

cat("\nChômage - Tests Ljung-Box:\n")
for (lag in lags_to_test) {
  test_result <- custom_ljung_box(innov_unemp,lag)
  cat(paste0("Retard ", lag, ": p-value = ", round(test_result$p_value, 4), "\n"))
}

## ---- chunk 71
# 4. Visualisation des ACF
par(mfrow = c(1, 2))
acf(innov_gdp, main = "ACF des innovations du PIB")
acf(innov_unemp, main = "ACF des innovations du chômage")
par(mfrow = c(1, 1))
## ---- chunk 72
# Fonction my_ccf : Calcul et visualisation des corrélations croisées
my_ccf <- function(x, y, lag.max = 20, alpha = 0.05, plot = TRUE) {
  n <- length(x)
  if (length(y) != n) stop("Les séries doivent avoir la même longueur")
  
  # Standardisation des séries
  x_std <- (x - mean(x)) / sd(x)
  y_std <- (y - mean(y)) / sd(y)
  
  # Calcul des corrélations croisées
  ccf_values <- numeric(2 * lag.max + 1)
  lags <- -lag.max:lag.max
  
  for (i in seq_along(lags)) {
    lag <- lags[i]
    if (lag <= 0) {
      ccf_values[i] <- sum(x_std[1:(n + lag)] * y_std[(1 - lag):n]) / (n + lag)
    } else {
      ccf_values[i] <- sum(x_std[(1 + lag):n] * y_std[1:(n - lag)]) / (n - lag)
    }
  }
  
  # Calcul des intervalles de confiance
  z_critical <- qnorm(1 - alpha/2)
  conf_interval <- z_critical / sqrt(n)
  
  # Visualisation
  if (plot) {
    plot(lags, ccf_values, type = "h", 
         main = "Corrélation croisée entre le PIB et le taux de chômage",
         xlab = "Décalage (lags)", ylab = "Corrélation",
         ylim = c(-1, 1), lwd = 2, col = "blue")
    abline(h = c(-conf_interval, conf_interval), 
           lty = 2, col = "red")
    abline(h = 0, col = "black")
    grid()
  }
  
  # Retourne les résultats sous forme de dataframe
  data.frame(
    lag = lags,
    correlation = round(ccf_values, 4),
    significant = abs(ccf_values) > conf_interval
  )
}


ccf_results <- my_ccf(innov_gdp, innov_unemp, lag.max = 20)
#print(ccf_results)
## ---- chunk 73
custom_ljung_box(innov_gdp * innov_unemp, 20)  # p-value = 0.12 → non corrélés
